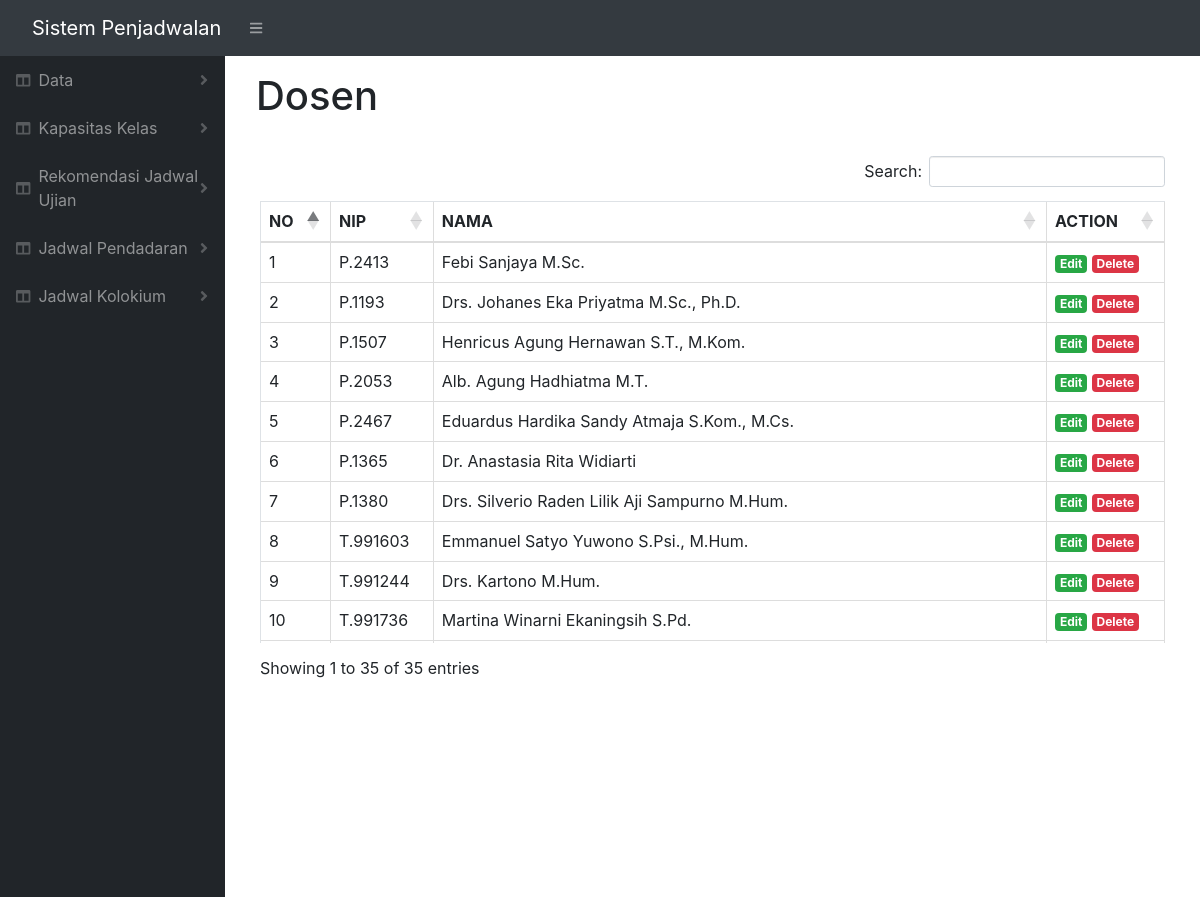
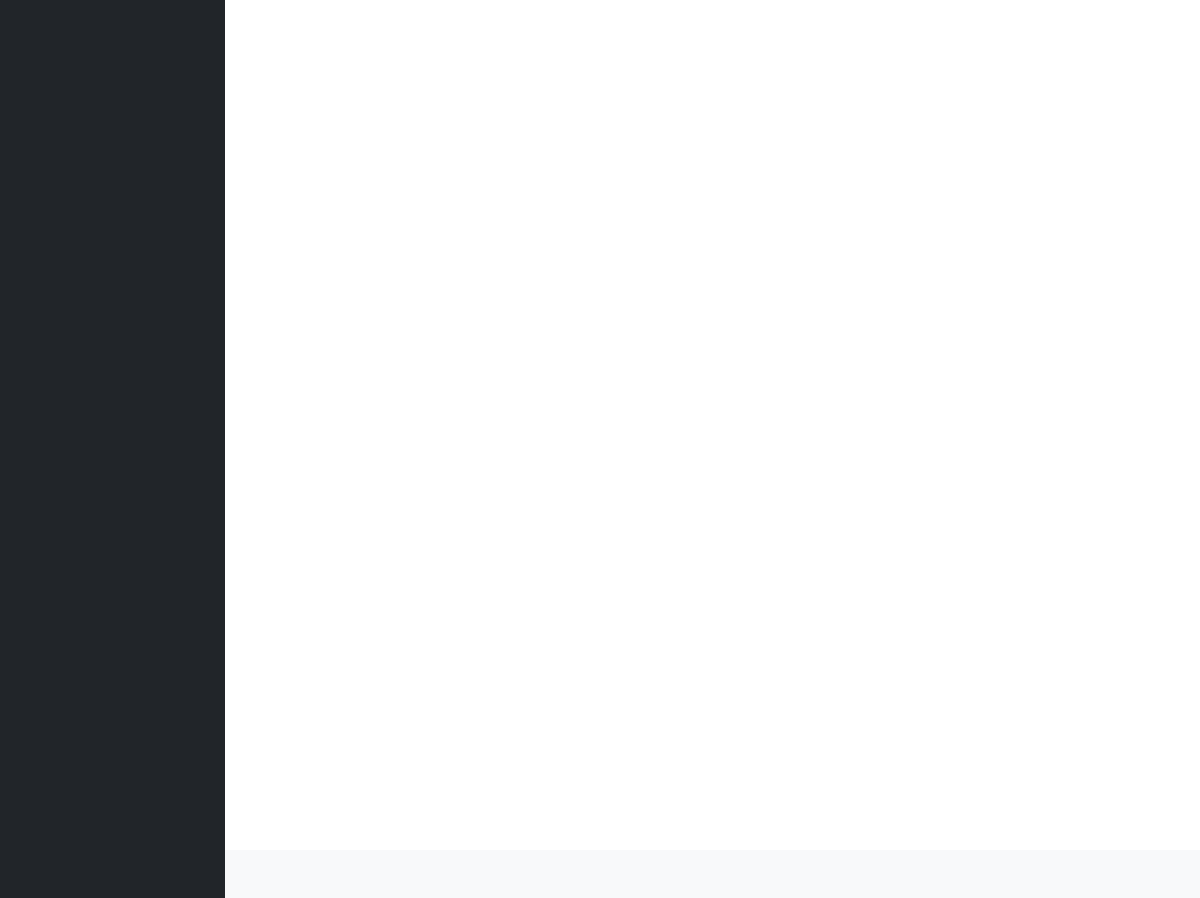
Screenshot of /index.php/rekomendasi/c_dosen with the database file from the repository (2 pictures, top to bottom).
### tables this page shows
CREATE TABLE `dosen` (
  `idDosen` int(11) NOT NULL,
  `nip` varchar(255) NOT NULL,
  `nama` varchar(255) NOT NULL
);

### application/controllers/Rekomendasi.php (called while the page is built, shortened)
<?php
class rekomendasi extends CI_Controller
{
    public function __construct()
    {
        $this->load->model('Jadwal_model');
    }
    function c_dosen() {
        $data['title'] = 'Dosen';
        $this->load->view('templates/header', $data);
        $this->load->view('templates/sidebar', $data);
        $this->load->view('templates/topbar', $data);
        $data['dosen'] = $this->Jadwal_model->getDataDosen();
        $this->load->view('rekomendasi/dosen', $data);
        $this->load->view('templates/footer', $data);
    }
}

### index.php (called while the page is built, shortened)
<?php
require_once BASEPATH.'core/CodeIgniter.php';

### application/models/Jadwal_model.php (called while the page is built, shortened)
<?php
class Jadwal_model extends CI_Model{
    function getDataDosen(){
    	$data = $this->db->get("dosen");
    	return $data->result_array();
    }
}

### application/views/rekomendasi/dosen.php (the view, shortened to what this page needs)
<div id="layoutSidenav_content">
    <main>
        <div class="container-fluid">
            <nav class="navbar">
                <h1 class="mt-2"><?= $title ?></h1>
            </nav>
            <div class="card-body">
                <div class="table-responsive">
                    <table class="table table-bordered" id="tabelku" width="100%">
                        <thead>
                            <tr>
                                <th>NO</th>
                                <th>NIP</th>
                                <th>NAMA</th>
                                <th>ACTION</th>
                            </tr>
                        </thead>
                        <tbody>
                            <?php $i = 1; ?>
                            <?php foreach ($dosen as $row) : ?>
                                <tr>
                                    <td><?= $i ?></td>
                                    <td><?php echo $row['nip'] ?></td>
                                    <td><?php echo $row['nama'] ?></td>
                                    <td>
                                        <a href="<?php echo base_url(); ?>home/editMakul/<?= $row['idDosen']; ?>"
                                         class="badge badge-success ">Edit</a>
                                        <a href="<?php echo base_url(); ?>home/deleteMakul/<?= $row['idDosen']; ?>"
                                             class="badge badge-danger"
                                             onclick="return confirm('Are you sure you want to delete <?= $row['nama']; ?>?');">Delete</a>
                                         </td>
                                     </tr>
                                     <?php $i++; ?>
                                 <?php endforeach; ?>
                             </tbody>
                         </table>
                    </div>
                </div>
            </div>
        </main>

### assets/dateindo/css/ilmudetil.css (style rules this page uses)
a { color: #FFC107;text-decoration: none; }

### rows the page displays
dosen: nip "P.2413", nama "Febi Sanjaya M.Sc."
dosen: nip "P.1193", nama "Drs. Johanes Eka Priyatma M.Sc., Ph.D."
dosen: nip "P.1507", nama "Henricus Agung Hernawan S.T., M.Kom."
dosen: nip "P.2053", nama "Alb. Agung Hadhiatma M.T."
dosen: nip "P.2467", nama "Eduardus Hardika Sandy Atmaja S.Kom., M.Cs."
dosen: nip "P.1365", nama "Dr. Anastasia Rita Widiarti"
dosen: nip "P.1380", nama "Drs. Silverio Raden Lilik Aji Sampurno M.Hum."
dosen: nip "T.991603", nama "Emmanuel Satyo Yuwono S.Psi., M.Hum."
dosen: nip "T.991244", nama "Drs. Kartono M.Hum."
dosen: nip "T.991736", nama "Martina Winarni Ekaningsih S.Pd."

### other values shown
$title "Dosen"
